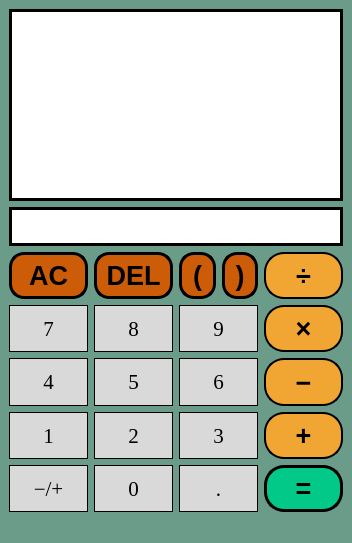
<?xml version="1.0" encoding="UTF-8"?>
<ui version="4.0">
 <class>MainWindow</class>
 <widget class="QMainWindow" name="MainWindow">
  <property name="geometry">
   <rect>
    <x>0</x>
    <y>0</y>
    <width>352</width>
    <height>543</height>
   </rect>
  </property>
  <property name="font">
   <font>
    <bold>true</bold>
   </font>
  </property>
  <property name="windowTitle">
   <string>MainWindow</string>
  </property>
  <property name="styleSheet">
   <string notr="true">background-color: rgb(106, 156, 137);</string>
  </property>
  <widget class="QWidget" name="centralwidget">
   <layout class="QVBoxLayout" name="verticalLayout">
    <item>
     <widget class="QTextEdit" name="operation">
      <property name="enabled">
       <bool>false</bool>
      </property>
      <property name="sizePolicy">
       <sizepolicy hsizetype="Expanding" vsizetype="Fixed">
        <horstretch>0</horstretch>
        <verstretch>0</verstretch>
       </sizepolicy>
      </property>
      <property name="font">
       <font>
        <pointsize>18</pointsize>
       </font>
      </property>
      <property name="styleSheet">
       <string notr="true">background-color: #ffffff;
border: 3px solid black;
color: black;</string>
      </property>
     </widget>
    </item>
    <item>
     <widget class="QLineEdit" name="result">
      <property name="enabled">
       <bool>false</bool>
      </property>
      <property name="sizePolicy">
       <sizepolicy hsizetype="Expanding" vsizetype="Fixed">
        <horstretch>0</horstretch>
        <verstretch>0</verstretch>
       </sizepolicy>
      </property>
      <property name="font">
       <font>
        <family>Times New Roman</family>
        <pointsize>20</pointsize>
       </font>
      </property>
      <property name="cursor">
       <cursorShape>IBeamCursor</cursorShape>
      </property>
      <property name="styleSheet">
       <string notr="true">background-color: #ffffff;
border: 3px solid black;
color: black;</string>
      </property>
      <property name="alignment">
       <set>Qt::AlignLeading|Qt::AlignLeft|Qt::AlignVCenter</set>
      </property>
      <property name="readOnly">
       <bool>false</bool>
      </property>
     </widget>
    </item>
    <item>
     <layout class="QHBoxLayout" name="horizontalLayout_2">
      <item>
       <widget class="QPushButton" name="Clear">
        <property name="sizePolicy">
         <sizepolicy hsizetype="Expanding" vsizetype="Expanding">
          <horstretch>0</horstretch>
          <verstretch>0</verstretch>
         </sizepolicy>
        </property>
        <property name="font">
         <font>
          <pointsize>20</pointsize>
          <bold>true</bold>
         </font>
        </property>
        <property name="styleSheet">
         <string notr="true">background-color: #CD5C08;
border: 3px solid black;
border-radius: 15px;</string>
        </property>
        <property name="text">
         <string>AC</string>
        </property>
        <property name="shortcut">
         <string>Del</string>
        </property>
       </widget>
      </item>
      <item>
       <widget class="QPushButton" name="Delete">
        <property name="sizePolicy">
         <sizepolicy hsizetype="Expanding" vsizetype="Expanding">
          <horstretch>0</horstretch>
          <verstretch>0</verstretch>
         </sizepolicy>
        </property>
        <property name="font">
         <font>
          <pointsize>20</pointsize>
          <bold>true</bold>
         </font>
        </property>
        <property name="styleSheet">
         <string notr="true">background-color: #CD5C08;
border: 3px solid black;
border-radius: 15px;</string>
        </property>
        <property name="text">
         <string>DEL</string>
        </property>
        <property name="shortcut">
         <string>Backspace</string>
        </property>
       </widget>
      </item>
      <item>
       <layout class="QHBoxLayout" name="horizontalLayout">
        <item>
         <widget class="QPushButton" name="Rbracket">
          <property name="sizePolicy">
           <sizepolicy hsizetype="Expanding" vsizetype="Expanding">
            <horstretch>0</horstretch>
            <verstretch>0</verstretch>
           </sizepolicy>
          </property>
          <property name="font">
           <font>
            <pointsize>20</pointsize>
            <bold>true</bold>
           </font>
          </property>
          <property name="styleSheet">
           <string notr="true">background-color: #CD5C08;
border: 3px solid black;
border-radius: 15px;</string>
          </property>
          <property name="text">
           <string>(</string>
          </property>
          <property name="shortcut">
           <string>(</string>
          </property>
         </widget>
        </item>
        <item>
         <widget class="QPushButton" name="Lbracket">
          <property name="sizePolicy">
           <sizepolicy hsizetype="Expanding" vsizetype="Expanding">
            <horstretch>0</horstretch>
            <verstretch>0</verstretch>
           </sizepolicy>
          </property>
          <property name="font">
           <font>
            <pointsize>20</pointsize>
            <bold>true</bold>
           </font>
          </property>
          <property name="styleSheet">
           <string notr="true">background-color: #CD5C08;
border: 3px solid black;
border-radius: 15px;</string>
          </property>
          <property name="text">
           <string>)</string>
          </property>
          <property name="shortcut">
           <string>)</string>
          </property>
         </widget>
        </item>
       </layout>
      </item>
      <item>
       <widget class="QPushButton" name="divide">
        <property name="sizePolicy">
         <sizepolicy hsizetype="Expanding" vsizetype="Expanding">
          <horstretch>0</horstretch>
          <verstretch>0</verstretch>
         </sizepolicy>
        </property>
        <property name="font">
         <font>
          <pointsize>20</pointsize>
          <bold>true</bold>
         </font>
        </property>
        <property name="styleSheet">
         <string notr="true">background-color: #f1a634;
border: 2px solid black;
border-radius: 20px;</string>
        </property>
        <property name="text">
         <string>÷</string>
        </property>
        <property name="shortcut">
         <string>/</string>
        </property>
       </widget>
      </item>
     </layout>
    </item>
    <item>
     <layout class="QHBoxLayout" name="horizontalLayout_3">
      <item>
       <widget class="QPushButton" name="seven">
        <property name="sizePolicy">
         <sizepolicy hsizetype="Expanding" vsizetype="Expanding">
          <horstretch>0</horstretch>
          <verstretch>0</verstretch>
         </sizepolicy>
        </property>
        <property name="font">
         <font>
          <family>Times New Roman</family>
          <pointsize>16</pointsize>
         </font>
        </property>
        <property name="styleSheet">
         <string notr="true">background-color:#d9d9d9;
border: 1px solid black;</string>
        </property>
        <property name="text">
         <string>7</string>
        </property>
        <property name="shortcut">
         <string>7</string>
        </property>
       </widget>
      </item>
      <item>
       <widget class="QPushButton" name="eight">
        <property name="sizePolicy">
         <sizepolicy hsizetype="Expanding" vsizetype="Expanding">
          <horstretch>0</horstretch>
          <verstretch>0</verstretch>
         </sizepolicy>
        </property>
        <property name="font">
         <font>
          <family>Times New Roman</family>
          <pointsize>16</pointsize>
         </font>
        </property>
        <property name="styleSheet">
         <string notr="true">background-color:#d9d9d9;
border: 1px solid black;</string>
        </property>
        <property name="text">
         <string>8</string>
        </property>
        <property name="shortcut">
         <string>8</string>
        </property>
       </widget>
      </item>
      <item>
       <widget class="QPushButton" name="nine">
        <property name="sizePolicy">
         <sizepolicy hsizetype="Expanding" vsizetype="Expanding">
          <horstretch>0</horstretch>
          <verstretch>0</verstretch>
         </sizepolicy>
        </property>
        <property name="font">
         <font>
          <family>Times New Roman</family>
          <pointsize>16</pointsize>
         </font>
        </property>
        <property name="styleSheet">
         <string notr="true">background-color:#d9d9d9;
border: 1px solid black;</string>
        </property>
        <property name="text">
         <string>9</string>
        </property>
        <property name="shortcut">
         <string>9</string>
        </property>
       </widget>
      </item>
      <item>
       <widget class="QPushButton" name="multiply">
        <property name="sizePolicy">
         <sizepolicy hsizetype="Expanding" vsizetype="Expanding">
          <horstretch>0</horstretch>
          <verstretch>0</verstretch>
         </sizepolicy>
        </property>
        <property name="font">
         <font>
          <pointsize>20</pointsize>
          <bold>true</bold>
         </font>
        </property>
        <property name="styleSheet">
         <string notr="true">background-color: #f1a634;
border: 2px solid black;
border-radius: 20px;</string>
        </property>
        <property name="text">
         <string>×</string>
        </property>
        <property name="shortcut">
         <string>*</string>
        </property>
       </widget>
      </item>
     </layout>
    </item>
    <item>
     <layout class="QHBoxLayout" name="horizontalLayout_4">
      <item>
       <widget class="QPushButton" name="four">
        <property name="sizePolicy">
         <sizepolicy hsizetype="Expanding" vsizetype="Expanding">
          <horstretch>0</horstretch>
          <verstretch>0</verstretch>
         </sizepolicy>
        </property>
        <property name="font">
         <font>
          <family>Times New Roman</family>
          <pointsize>16</pointsize>
         </font>
        </property>
        <property name="styleSheet">
         <string notr="true">background-color:#d9d9d9;
border: 1px solid black;</string>
        </property>
        <property name="text">
         <string>4</string>
        </property>
        <property name="shortcut">
         <string>4</string>
        </property>
       </widget>
      </item>
      <item>
       <widget class="QPushButton" name="five">
        <property name="sizePolicy">
         <sizepolicy hsizetype="Expanding" vsizetype="Expanding">
          <horstretch>0</horstretch>
          <verstretch>0</verstretch>
         </sizepolicy>
        </property>
        <property name="font">
         <font>
          <family>Times New Roman</family>
          <pointsize>16</pointsize>
         </font>
        </property>
        <property name="styleSheet">
         <string notr="true">background-color:#d9d9d9;
border: 1px solid black;</string>
        </property>
        <property name="text">
         <string>5</string>
        </property>
        <property name="shortcut">
         <string>5</string>
        </property>
       </widget>
      </item>
      <item>
       <widget class="QPushButton" name="six">
        <property name="sizePolicy">
         <sizepolicy hsizetype="Expanding" vsizetype="Expanding">
          <horstretch>0</horstretch>
          <verstretch>0</verstretch>
         </sizepolicy>
        </property>
        <property name="font">
         <font>
          <family>Times New Roman</family>
          <pointsize>16</pointsize>
         </font>
        </property>
        <property name="styleSheet">
         <string notr="true">background-color:#d9d9d9;
border: 1px solid black;</string>
        </property>
        <property name="text">
         <string>6</string>
        </property>
        <property name="shortcut">
         <string>6</string>
        </property>
       </widget>
      </item>
      <item>
       <widget class="QPushButton" name="subtract">
        <property name="sizePolicy">
         <sizepolicy hsizetype="Expanding" vsizetype="Expanding">
          <horstretch>0</horstretch>
          <verstretch>0</verstretch>
         </sizepolicy>
        </property>
        <property name="font">
         <font>
          <pointsize>20</pointsize>
          <bold>true</bold>
         </font>
        </property>
        <property name="styleSheet">
         <string notr="true">background-color: #f1a634;
border: 2px solid black;
border-radius: 20px;</string>
        </property>
        <property name="text">
         <string>−</string>
        </property>
        <property name="shortcut">
         <string>-</string>
        </property>
       </widget>
      </item>
     </layout>
    </item>
    <item>
     <layout class="QHBoxLayout" name="horizontalLayout_5">
      <item>
       <widget class="QPushButton" name="one">
        <property name="sizePolicy">
         <sizepolicy hsizetype="Expanding" vsizetype="Expanding">
          <horstretch>0</horstretch>
          <verstretch>0</verstretch>
         </sizepolicy>
        </property>
        <property name="font">
         <font>
          <family>Times New Roman</family>
          <pointsize>16</pointsize>
         </font>
        </property>
        <property name="styleSheet">
         <string notr="true">background-color:#d9d9d9;
border: 1px solid black;</string>
        </property>
        <property name="text">
         <string>1</string>
        </property>
        <property name="shortcut">
         <string>1</string>
        </property>
       </widget>
      </item>
      <item>
       <widget class="QPushButton" name="two">
        <property name="sizePolicy">
         <sizepolicy hsizetype="Expanding" vsizetype="Expanding">
          <horstretch>0</horstretch>
          <verstretch>0</verstretch>
         </sizepolicy>
        </property>
        <property name="font">
         <font>
          <family>Times New Roman</family>
          <pointsize>16</pointsize>
         </font>
        </property>
        <property name="styleSheet">
         <string notr="true">background-color:#d9d9d9;
border: 1px solid black;</string>
        </property>
        <property name="text">
         <string>2</string>
        </property>
        <property name="shortcut">
         <string>2</string>
        </property>
       </widget>
      </item>
      <item>
       <widget class="QPushButton" name="three">
        <property name="sizePolicy">
         <sizepolicy hsizetype="Expanding" vsizetype="Expanding">
          <horstretch>0</horstretch>
          <verstretch>0</verstretch>
         </sizepolicy>
        </property>
        <property name="font">
         <font>
          <family>Times New Roman</family>
          <pointsize>16</pointsize>
         </font>
        </property>
        <property name="styleSheet">
         <string notr="true">background-color:#d9d9d9;
border: 1px solid black;</string>
        </property>
        <property name="text">
         <string>3</string>
        </property>
        <property name="shortcut">
         <string>3</string>
        </property>
       </widget>
      </item>
      <item>
       <widget class="QPushButton" name="add">
        <property name="sizePolicy">
         <sizepolicy hsizetype="Expanding" vsizetype="Expanding">
          <horstretch>0</horstretch>
          <verstretch>0</verstretch>
         </sizepolicy>
        </property>
        <property name="font">
         <font>
          <pointsize>20</pointsize>
          <bold>true</bold>
         </font>
        </property>
        <property name="styleSheet">
         <string notr="true">background-color: #f1a634;
border: 2px solid black;
border-radius: 20px;</string>
        </property>
        <property name="text">
         <string>+</string>
        </property>
        <property name="shortcut">
         <string>+</string>
        </property>
       </widget>
      </item>
     </layout>
    </item>
    <item>
     <layout class="QHBoxLayout" name="horizontalLayout_6">
      <item>
       <widget class="QPushButton" name="sign">
        <property name="sizePolicy">
         <sizepolicy hsizetype="Expanding" vsizetype="Expanding">
          <horstretch>0</horstretch>
          <verstretch>0</verstretch>
         </sizepolicy>
        </property>
        <property name="font">
         <font>
          <family>Times New Roman</family>
          <pointsize>16</pointsize>
         </font>
        </property>
        <property name="styleSheet">
         <string notr="true"> background-color: #d9d9d9; 
border: 1px solid black; </string>
        </property>
        <property name="text">
         <string>−/+</string>
        </property>
        <property name="shortcut">
         <string>_</string>
        </property>
       </widget>
      </item>
      <item>
       <widget class="QPushButton" name="zero">
        <property name="sizePolicy">
         <sizepolicy hsizetype="Expanding" vsizetype="Expanding">
          <horstretch>0</horstretch>
          <verstretch>0</verstretch>
         </sizepolicy>
        </property>
        <property name="font">
         <font>
          <family>Times New Roman</family>
          <pointsize>16</pointsize>
         </font>
        </property>
        <property name="styleSheet">
         <string notr="true">background-color:#d9d9d9;
border: 1px solid black;</string>
        </property>
        <property name="text">
         <string>0</string>
        </property>
        <property name="shortcut">
         <string>0</string>
        </property>
       </widget>
      </item>
      <item>
       <widget class="QPushButton" name="point">
        <property name="sizePolicy">
         <sizepolicy hsizetype="Expanding" vsizetype="Expanding">
          <horstretch>0</horstretch>
          <verstretch>0</verstretch>
         </sizepolicy>
        </property>
        <property name="font">
         <font>
          <family>Times New Roman</family>
          <pointsize>16</pointsize>
         </font>
        </property>
        <property name="styleSheet">
         <string notr="true">background-color:#d9d9d9;
border: 1px solid black;</string>
        </property>
        <property name="text">
         <string>.</string>
        </property>
        <property name="shortcut">
         <string>.</string>
        </property>
       </widget>
      </item>
      <item>
       <widget class="QPushButton" name="equal">
        <property name="sizePolicy">
         <sizepolicy hsizetype="Expanding" vsizetype="Expanding">
          <horstretch>0</horstretch>
          <verstretch>0</verstretch>
         </sizepolicy>
        </property>
        <property name="font">
         <font>
          <pointsize>20</pointsize>
          <bold>true</bold>
         </font>
        </property>
        <property name="styleSheet">
         <string notr="true">background-color: #03C988;
border: 3px solid black;
border-radius: 20px;</string>
        </property>
        <property name="text">
         <string>=</string>
        </property>
        <property name="shortcut">
         <string>=</string>
        </property>
       </widget>
      </item>
     </layout>
    </item>
   </layout>
  </widget>
  <widget class="QMenuBar" name="menubar">
   <property name="geometry">
    <rect>
     <x>0</x>
     <y>0</y>
     <width>352</width>
     <height>22</height>
    </rect>
   </property>
  </widget>
  <widget class="QStatusBar" name="statusbar"/>
 </widget>
 <resources/>
 <connections/>
</ui>
